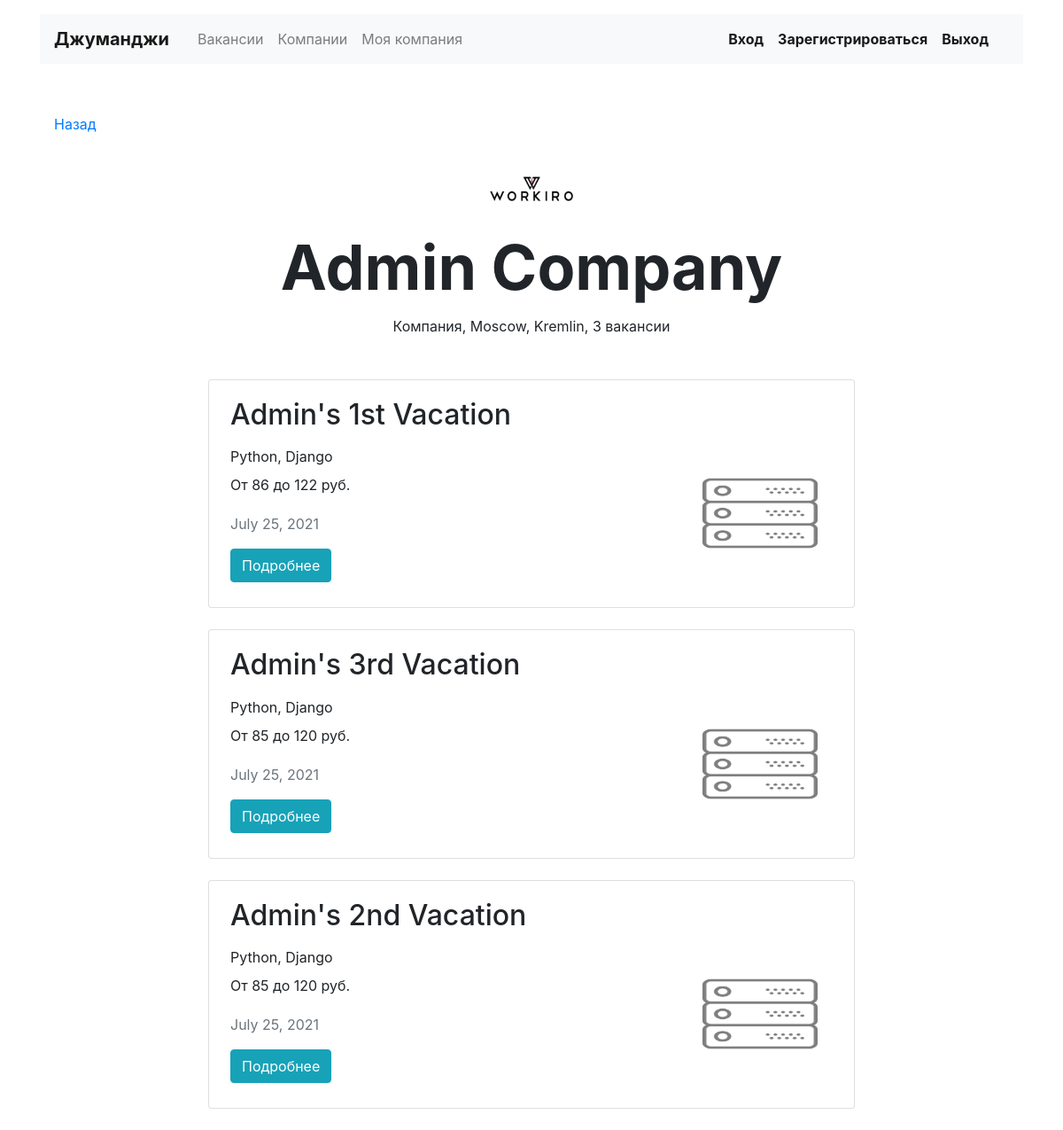
Page /companies/2/ on the committed database.
### vacancy/models.py (models this page shows, shortened)
class Company(models.Model):
    name = models.CharField(max_length=200)
    location = models.CharField(max_length=200)
    logo = models.ImageField(upload_to=MEDIA_COMPANY_IMAGE_DIR, height_field='height_field', width_field='width_field')
    height_field = models.PositiveIntegerField(default=0)
    width_field = models.PositiveIntegerField(default=0)
    description = models.TextField()
    employee_count = models.IntegerField()
    owner = models.OneToOneField(get_user_model(), on_delete=models.CASCADE, null=True, related_name='company')

class Vacancy(models.Model):
    title = models.CharField(max_length=200)
    speciality = models.ForeignKey(Speciality, on_delete=models.CASCADE, related_name="vacancies")
    skills = models.CharField(max_length=200)
    description = models.TextField()
    salary_min = models.IntegerField()
    salary_max = models.IntegerField()
    published_at = models.DateField(auto_now_add=True)
    company = models.ForeignKey(Company, on_delete=models.CASCADE, related_name='vacancies')

class Speciality(models.Model):
    title = models.CharField(max_length=200)
    code = models.CharField(max_length=200)
    height_field = models.PositiveIntegerField(default=0)
    width_field = models.PositiveIntegerField(default=0)

### vacancy/views.py (the view)
# urls.py: path('companies/<int:pk>/', CompanyDetailView.as_view(), name='company'),
class CompanyDetailView(DetailView):
    model = Company
    template_name = 'vacancy/company.html'
    def get_context_data(self, **kwargs):
        context = super(CompanyDetailView, self).get_context_data(**kwargs)
        context['vacancy_list'] = Vacancy.objects.filter(company__id=self.object.pk)
        return context

### vacancy/templatetags/ru_pluralize.py (called while the page is built)
@register.filter
def ru_pluralize(number: Union[int, str], arg: str = 'пень,пня,пней'):
    nominative_singular, genitive_singular, genitive_plural = arg.split(",")
    number = abs(int(number))
    if 10 <= number % 100 <= 20:
        return f'{number} {genitive_plural}'
    if number % 10 == 1:
        return f'{number} {nominative_singular}'
    if 2 <= number % 10 <= 4:
        return f'{number} {genitive_singular}'
    return f'{number} {genitive_plural}'

### vacancy/templates/vacancy/company.html (shortened to what this page needs)
{% extends "vacancy/base.html" %}
{% load static %}
{% load ru_pluralize %}
{% block main %}
  <main class="container mt-3">
    <div class="navbar mt-5">
      <p><a href="{{ request.META.HTTP_REFERER }}">Назад</a></p>
    </div>
    <section>
      <div class="text-center">
        <img src="/media/{{ company.logo }}" width="130" height="80" alt="">
      </div>
      <h1 class="h1 text-center mx-auto mt-0 pt-1" style="font-size: 70px;"><strong>{{ object.name }}</strong></h1>
      <p class="text-center pt-1">Компания, {{ object.location }}, {{ object.vacancies.count|ru_pluralize:"вакансия, вакансии, вакансий" }}</p>
      <div class="row mt-5">
        <div class="col-12 col-lg-8 offset-lg-2 m-auto">
        {% for vacancy in vacancy_list %}
          <div class="card mb-4">
            <div class="card-body px-4">
              <div class="row">
                <div class="col-12 col-md-8 col-lg-9">
                  <h2 class="h2 pb-2">{{ vacancy.title }}</h2>
                  <p class="mb-2">{{ vacancy.skills }}</p>
                  <p>От {{ vacancy.salary_min }} до {{ vacancy.salary_max }} руб.</p>
                  <p class="text-muted pt-1">{{ vacancy.published_at }}</p>
                </div>
                <div class="col-12 col-md-4 col-lg-3 d-flex align-items-end">
                  <img src="{% static 'vacancy/specty_'|add:vacancy.speciality.code|add:'.png' %}" width="130" height="80" alt="">
                </div>
              </div>
              <a class="btn btn-info mb-2" href="{% url 'vacancy' vacancy.pk %}">Подробнее</a>
            </div>
          </div>
        {% endfor %}
        </div>
      </div>
    </section>
  </main>
{% endblock %}

### rows in the picture
Company: logo (picture), name "Admin Company", location "Moscow, Kremlin", vacancies.count|ru_pluralize "3 вакансии"
Vacancy: title "Admin's 1st Vacation", skills "Python, Django", salary_min "86", salary_max "122", published_at "July 25, 2021", speciality.code (picture)
Vacancy: title "Admin's 3rd Vacation", skills "Python, Django", salary_min "85", salary_max "120", published_at "July 25, 2021", speciality.code (picture)
Vacancy: title "Admin's 2nd Vacation", skills "Python, Django", salary_min "85", salary_max "120", published_at "July 25, 2021", speciality.code (picture)
